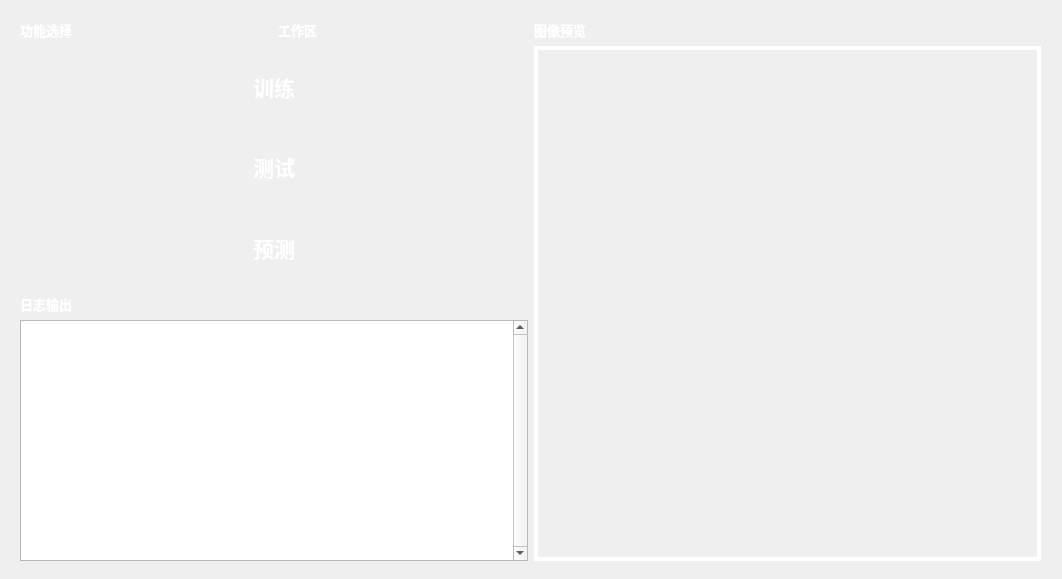
<?xml version="1.0" encoding="UTF-8"?>
<ui version="4.0">
 <class>main_window</class>
 <widget class="QMainWindow" name="main_window">
  <property name="windowModality">
   <enum>Qt::NonModal</enum>
  </property>
  <property name="enabled">
   <bool>true</bool>
  </property>
  <property name="geometry">
   <rect>
    <x>0</x>
    <y>0</y>
    <width>1062</width>
    <height>579</height>
   </rect>
  </property>
  <property name="sizePolicy">
   <sizepolicy hsizetype="Fixed" vsizetype="Fixed">
    <horstretch>0</horstretch>
    <verstretch>0</verstretch>
   </sizepolicy>
  </property>
  <property name="minimumSize">
   <size>
    <width>1062</width>
    <height>579</height>
   </size>
  </property>
  <property name="maximumSize">
   <size>
    <width>1062</width>
    <height>579</height>
   </size>
  </property>
  <property name="cursor">
   <cursorShape>ArrowCursor</cursorShape>
  </property>
  <property name="focusPolicy">
   <enum>Qt::TabFocus</enum>
  </property>
  <property name="windowTitle">
   <string>MNIST系列分类器</string>
  </property>
  <property name="documentMode">
   <bool>false</bool>
  </property>
  <property name="dockNestingEnabled">
   <bool>false</bool>
  </property>
  <property name="unifiedTitleAndToolBarOnMac">
   <bool>false</bool>
  </property>
  <widget class="QWidget" name="centralwidget">
   <property name="minimumSize">
    <size>
     <width>1062</width>
     <height>579</height>
    </size>
   </property>
   <property name="maximumSize">
    <size>
     <width>1062</width>
     <height>579</height>
    </size>
   </property>
   <widget class="QWidget" name="layoutWidget">
    <property name="geometry">
     <rect>
      <x>20</x>
      <y>20</y>
      <width>1021</width>
      <height>541</height>
     </rect>
    </property>
    <layout class="QHBoxLayout" name="horizontalLayout_4">
     <item>
      <layout class="QVBoxLayout" name="verticalLayout_2">
       <item>
        <layout class="QHBoxLayout" name="horizontalLayout_2">
         <property name="spacing">
          <number>7</number>
         </property>
         <item>
          <widget class="QLabel" name="label">
           <property name="sizePolicy">
            <sizepolicy hsizetype="Preferred" vsizetype="Preferred">
             <horstretch>1</horstretch>
             <verstretch>1</verstretch>
            </sizepolicy>
           </property>
           <property name="font">
            <font>
             <family>微软雅黑 Light</family>
             <pointsize>10</pointsize>
            </font>
           </property>
           <property name="toolTip">
            <string>&lt;html&gt;&lt;head/&gt;&lt;body&gt;&lt;p&gt;&lt;br/&gt;&lt;/p&gt;&lt;/body&gt;&lt;/html&gt;</string>
           </property>
           <property name="text">
            <string>&lt;html&gt;&lt;head/&gt;&lt;body&gt;&lt;p&gt;&lt;span style=&quot; font-weight:600; color:#ffffff;&quot;&gt;功能选择&lt;/span&gt;&lt;/p&gt;&lt;/body&gt;&lt;/html&gt;</string>
           </property>
          </widget>
         </item>
         <item>
          <widget class="QLabel" name="label_2">
           <property name="sizePolicy">
            <sizepolicy hsizetype="Preferred" vsizetype="Preferred">
             <horstretch>1</horstretch>
             <verstretch>0</verstretch>
            </sizepolicy>
           </property>
           <property name="font">
            <font>
             <family>微软雅黑 Light</family>
             <pointsize>10</pointsize>
            </font>
           </property>
           <property name="text">
            <string>&lt;html&gt;&lt;head/&gt;&lt;body&gt;&lt;p&gt;&lt;span style=&quot; font-weight:600; color:#ffffff;&quot;&gt;工作区&lt;/span&gt;&lt;/p&gt;&lt;/body&gt;&lt;/html&gt;</string>
           </property>
          </widget>
         </item>
        </layout>
       </item>
       <item>
        <layout class="QHBoxLayout" name="horizontalLayout">
         <item>
          <layout class="QGridLayout" name="gridLayout">
           <property name="verticalSpacing">
            <number>0</number>
           </property>
           <item row="1" column="0">
            <widget class="QPushButton" name="button_test">
             <property name="sizePolicy">
              <sizepolicy hsizetype="Maximum" vsizetype="Minimum">
               <horstretch>0</horstretch>
               <verstretch>1</verstretch>
              </sizepolicy>
             </property>
             <property name="font">
              <font>
               <family>微软雅黑 Light</family>
               <pointsize>16</pointsize>
               <weight>75</weight>
               <bold>true</bold>
              </font>
             </property>
             <property name="cursor">
              <cursorShape>PointingHandCursor</cursorShape>
             </property>
             <property name="styleSheet">
              <string notr="true">QPushButton {
	color: white; /* 添加这一行 */
    background-color: (39,42,71);
    border: 1px solid #dcdfe6;
    padding: 15px;
	border: 0; /* 将边框设置为0 */
    border-radius: 5px;
}

QPushButton:hover {
    background-color: #ecf5ff;
    color: #409eff;
}

QPushButton:pressed, QPushButton:checked {
    border: 1px solid #3a8ee6;
    color: #409eff;
}</string>
             </property>
             <property name="text">
              <string>测试</string>
             </property>
            </widget>
           </item>
           <item row="2" column="0">
            <widget class="QPushButton" name="button_predict">
             <property name="sizePolicy">
              <sizepolicy hsizetype="Maximum" vsizetype="Minimum">
               <horstretch>0</horstretch>
               <verstretch>1</verstretch>
              </sizepolicy>
             </property>
             <property name="font">
              <font>
               <family>微软雅黑 Light</family>
               <pointsize>16</pointsize>
               <weight>75</weight>
               <bold>true</bold>
              </font>
             </property>
             <property name="cursor">
              <cursorShape>PointingHandCursor</cursorShape>
             </property>
             <property name="styleSheet">
              <string notr="true">QPushButton {
	color: white; /* 添加这一行 */
    background-color: (39,42,71);
    border: 1px solid #dcdfe6;
    padding: 15px;
	border: 0; /* 将边框设置为0 */
    border-radius: 5px;
}

QPushButton:hover {
    background-color: #ecf5ff;
    color: #409eff;
}

QPushButton:pressed, QPushButton:checked {
    border: 1px solid #3a8ee6;
    color: #409eff;
}</string>
             </property>
             <property name="text">
              <string>预测</string>
             </property>
            </widget>
           </item>
           <item row="0" column="0">
            <widget class="QPushButton" name="button_train">
             <property name="sizePolicy">
              <sizepolicy hsizetype="Maximum" vsizetype="Minimum">
               <horstretch>0</horstretch>
               <verstretch>1</verstretch>
              </sizepolicy>
             </property>
             <property name="font">
              <font>
               <family>微软雅黑 Light</family>
               <pointsize>16</pointsize>
               <weight>75</weight>
               <bold>true</bold>
              </font>
             </property>
             <property name="cursor">
              <cursorShape>PointingHandCursor</cursorShape>
             </property>
             <property name="styleSheet">
              <string notr="true">QPushButton {
	color: white;
	background-color: (39,42,71);
	border: 1px solid #dcdfe6;
	padding: 15px;
	border: 0;
	border-radius: 5px;
}

QPushButton:hover {
	background-color: #ecf5ff;
	color: #409eff;
}

QPushButton:pressed, QPushButton:checked {
	border: 1px solid #3a8ee6;
	color: #409eff;
}
</string>
             </property>
             <property name="text">
              <string>训练</string>
             </property>
            </widget>
           </item>
          </layout>
         </item>
         <item>
          <layout class="QVBoxLayout" name="verticalLayout">
           <property name="bottomMargin">
            <number>0</number>
           </property>
          </layout>
         </item>
        </layout>
       </item>
       <item>
        <widget class="QLabel" name="label_3">
         <property name="sizePolicy">
          <sizepolicy hsizetype="Preferred" vsizetype="Preferred">
           <horstretch>1</horstretch>
           <verstretch>0</verstretch>
          </sizepolicy>
         </property>
         <property name="font">
          <font>
           <family>微软雅黑 Light</family>
           <pointsize>10</pointsize>
          </font>
         </property>
         <property name="text">
          <string>&lt;html&gt;&lt;head/&gt;&lt;body&gt;&lt;p&gt;&lt;span style=&quot; font-weight:600; color:#ffffff;&quot;&gt;日志输出&lt;/span&gt;&lt;/p&gt;&lt;/body&gt;&lt;/html&gt;</string>
         </property>
        </widget>
       </item>
       <item>
        <widget class="QTextBrowser" name="textBrowser">
         <property name="sizePolicy">
          <sizepolicy hsizetype="Preferred" vsizetype="Expanding">
           <horstretch>1</horstretch>
           <verstretch>0</verstretch>
          </sizepolicy>
         </property>
         <property name="mouseTracking">
          <bool>true</bool>
         </property>
         <property name="tabletTracking">
          <bool>true</bool>
         </property>
         <property name="focusPolicy">
          <enum>Qt::WheelFocus</enum>
         </property>
         <property name="autoFillBackground">
          <bool>false</bool>
         </property>
         <property name="midLineWidth">
          <number>1</number>
         </property>
         <property name="verticalScrollBarPolicy">
          <enum>Qt::ScrollBarAlwaysOn</enum>
         </property>
         <property name="horizontalScrollBarPolicy">
          <enum>Qt::ScrollBarAsNeeded</enum>
         </property>
        </widget>
       </item>
      </layout>
     </item>
     <item>
      <layout class="QVBoxLayout" name="verticalLayout_3">
       <property name="rightMargin">
        <number>0</number>
       </property>
       <item>
        <widget class="QLabel" name="label_4">
         <property name="sizePolicy">
          <sizepolicy hsizetype="Preferred" vsizetype="Maximum">
           <horstretch>1</horstretch>
           <verstretch>0</verstretch>
          </sizepolicy>
         </property>
         <property name="font">
          <font>
           <family>微软雅黑 Light</family>
           <pointsize>10</pointsize>
          </font>
         </property>
         <property name="text">
          <string>&lt;html&gt;&lt;head/&gt;&lt;body&gt;&lt;p&gt;&lt;span style=&quot; font-weight:600; color:#ffffff;&quot;&gt;图像预览&lt;/span&gt;&lt;/p&gt;&lt;/body&gt;&lt;/html&gt;</string>
         </property>
        </widget>
       </item>
       <item>
        <widget class="QLabel" name="image_label">
         <property name="sizePolicy">
          <sizepolicy hsizetype="Preferred" vsizetype="Preferred">
           <horstretch>1</horstretch>
           <verstretch>1</verstretch>
          </sizepolicy>
         </property>
         <property name="styleSheet">
          <string notr="true">color: rgb(255, 255, 255);</string>
         </property>
         <property name="frameShape">
          <enum>QFrame::Box</enum>
         </property>
         <property name="frameShadow">
          <enum>QFrame::Plain</enum>
         </property>
         <property name="lineWidth">
          <number>4</number>
         </property>
         <property name="midLineWidth">
          <number>1</number>
         </property>
         <property name="text">
          <string/>
         </property>
         <property name="scaledContents">
          <bool>false</bool>
         </property>
        </widget>
       </item>
      </layout>
     </item>
    </layout>
   </widget>
   <widget class="QLabel" name="label_5">
    <property name="geometry">
     <rect>
      <x>-30</x>
      <y>-10</y>
      <width>1121</width>
      <height>601</height>
     </rect>
    </property>
    <property name="minimumSize">
     <size>
      <width>0</width>
      <height>0</height>
     </size>
    </property>
    <property name="text">
     <string/>
    </property>
    <property name="pixmap">
     <pixmap>D:\Project\mnist_qt\ui\fe353bc5b573cc82109cd8bcfa9183f.png</pixmap>
    </property>
    <property name="scaledContents">
     <bool>true</bool>
    </property>
   </widget>
   <zorder>label_5</zorder>
   <zorder>layoutWidget</zorder>
  </widget>
 </widget>
 <resources/>
 <connections/>
</ui>
